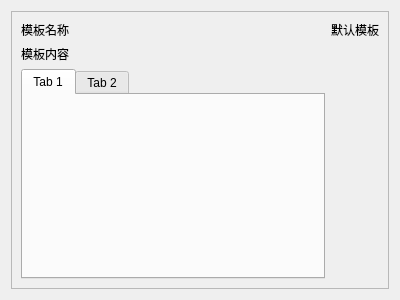
<?xml version="1.0" encoding="UTF-8"?>
<ui version="4.0">
 <class>Dialog</class>
 <widget class="QDialog" name="Dialog">
  <property name="geometry">
   <rect>
    <x>0</x>
    <y>0</y>
    <width>400</width>
    <height>300</height>
   </rect>
  </property>
  <property name="windowTitle">
   <string>Dialog</string>
  </property>
  <layout class="QVBoxLayout" name="verticalLayout">
   <item>
    <widget class="QFrame" name="frame">
     <property name="frameShape">
      <enum>QFrame::StyledPanel</enum>
     </property>
     <property name="frameShadow">
      <enum>QFrame::Raised</enum>
     </property>
     <layout class="QVBoxLayout" name="verticalLayout_2">
      <item>
       <layout class="QGridLayout" name="gridLayout">
        <item row="0" column="0">
         <widget class="QLabel" name="label">
          <property name="text">
           <string>模板名称</string>
          </property>
         </widget>
        </item>
        <item row="0" column="1">
         <widget class="QLabel" name="label_2">
          <property name="text">
           <string>默认模板</string>
          </property>
         </widget>
        </item>
        <item row="1" column="0">
         <widget class="QLabel" name="label_3">
          <property name="text">
           <string>模板内容</string>
          </property>
         </widget>
        </item>
        <item row="2" column="0">
         <widget class="QTabWidget" name="tabWidget">
          <property name="currentIndex">
           <number>0</number>
          </property>
          <widget class="QWidget" name="tab">
           <attribute name="title">
            <string>Tab 1</string>
           </attribute>
          </widget>
          <widget class="QWidget" name="tab_2">
           <attribute name="title">
            <string>Tab 2</string>
           </attribute>
          </widget>
         </widget>
        </item>
       </layout>
      </item>
     </layout>
    </widget>
   </item>
  </layout>
 </widget>
 <resources/>
 <connections/>
</ui>
